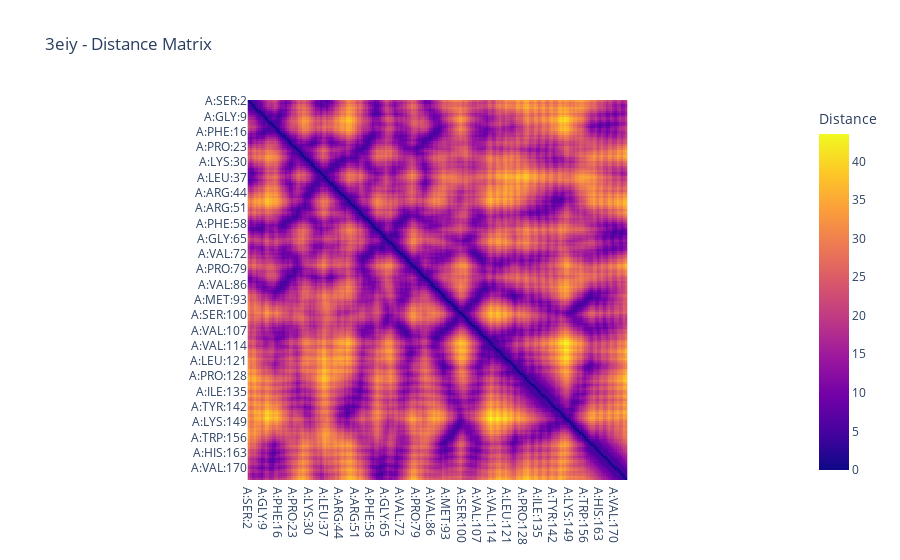

The code cell stored with this chart in its notebook:
### Markdown cell above
## Distance Matrix and Contact Map

Distance matrices are a representation of protein structure. They take the form of an $N \times N$ matrix, where $N$ is, typically, the length of the sequence. The entries of the matrix correspond to the euclidean distance (in Å) between the residues. Distance matrices are also computable for atom-level graphs, though these are of course much larger.

Distance matrices and contact maps can be visualised with [`plot_distance_matrix()`](https://graphein.ai/modules/graphein.protein.html#graphein.protein.visualisation.plot_distance_matrix)

### Code cell
from graphein.protein.visualisation import plot_distance_matrix

plot_distance_matrix(simple_graph)

### Figure 1 — Plotly figure (JSON) as saved in the notebook; plotly's stock layout.template omitted (floating-point values rounded to 4 significant figures; data arrays with more than 128 entries replaced by an {"elided": "..."} marker saying what was removed)
{"data": [{"coloraxis": "coloraxis", "hovertemplate": "x: %{x}<br>y: %{y}<br>Distance: %{z}<extra></extra>", "name": "0", "type": "heatmap", "x": {"elided": "174 str values"}, "xaxis": "x", "y": {"elided": "174 str values"}, "yaxis": "y", "z": {"elided": "174x174 float values"}}], "layout": {"coloraxis": {"colorbar": {"title": {"text": "Distance"}}, "colorscale": [[0, "#0d0887"], [0.1111, "#46039f"], [0.2222, "#7201a8"], [0.3333, "#9c179e"], [0.4444, "#bd3786"], [0.5556, "#d8576b"], [0.6667, "#ed7953"], [0.7778, "#fb9f3a"], [0.8889, "#fdca26"], [1, "#f0f921"]]}, "title": {"text": "3eiy - Distance Matrix"}, "xaxis": {"anchor": "y", "constrain": "domain", "domain": [0, 1], "scaleanchor": "y"}, "yaxis": {"anchor": "x", "autorange": "reversed", "constrain": "domain", "domain": [0, 1]}}}
